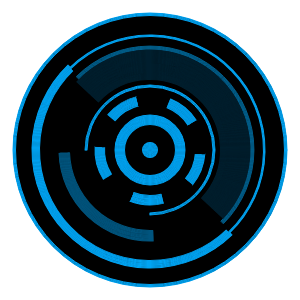
Frame 1 (no input)
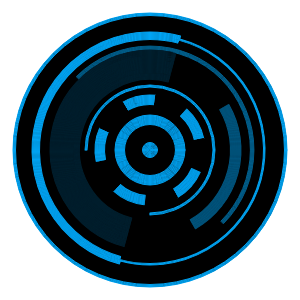
Frame 60 (no input)
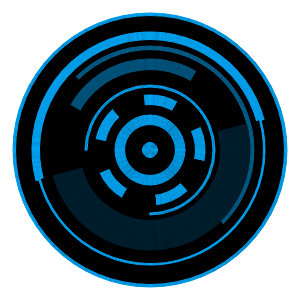
Frame 120 (the mouse pressed at the canvas centre since frame 60)

The p5.js sketch that drew these frames (run headless with seeded random() and noise() and a simulated clock; from frame 60 on, the mouse is pressed at the canvas centre):

// p5.js sketch
// ── sketch.js
let innerSections;
let counter;
let rotationRate;
let rotationAmount;
let shouldRotate;

function setup() {
    createCanvas(300, 300);
    innerSections = 10;
    counter = 1;
    rotationRate = 360;
    shouldRotate = true;
}

function draw() {
    rotationAmount = TWO_PI * ((counter % rotationRate) / rotationRate);

    translate(height / 2, width / 2);
    background(255);
    fill(0);

    stroke(0, 164, 243);
    makeArc(268, 6, 0, TWO_PI - 0.0001);

    if (shouldRotate) {
        rotate(rotationAmount);
    }
    makeArc(220, 16, PI / 4, PI / 4 + PI);
    makeArc(226, 4, PI / 4 + PI, PI / 4);
    if (shouldRotate) {
        rotate(-rotationAmount);
    }

    stroke(0, 97, 143);
    makeArc(200, 8, PI / 4 + PI, PI / 4);

    if (shouldRotate) {
        rotate(-rotationAmount * 2);
    }
    stroke(0, 31, 46);
    makeArc(140, 60, PI / 4 + PI, PI / 4);

    stroke(0, 85, 126);
    makeArc(160, 22, PI / 2, PI);
    if (shouldRotate) {
        rotate(rotationAmount * 2);
    }

    stroke(0, 166, 246);
    makeArc(125, 5, PI, PI / 2);

    showInnerSpinningParts();

    stroke(0, 162, 240);
    makeArc(50, 20, 0, TWO_PI);
    makeArc(0, 15, 0, TWO_PI);

    if (shouldRotate) {
        counter += 1;
        if (counter === rotationRate) {
            counter = 0;
        }
    }
}

function showInnerSpinningParts() {
    rotate(rotationAmount * 4);
    for (let i = 0; i < innerSections; i++) {
        if (i % 2 != 0) stroke(0);
        else stroke(0, 162, 240);
        makeArc(90, 20, ((TWO_PI / innerSections) * i), (TWO_PI / innerSections) * (i + 1));
    }
    rotate(-rotationAmount * 4);
}

function makeArc(arc_width_inner, width_, start, end) {
    for (let i = arc_width_inner + width_; i > arc_width_inner; i--) {
        arc(0, 0, i, i, start, end);
    }
}
